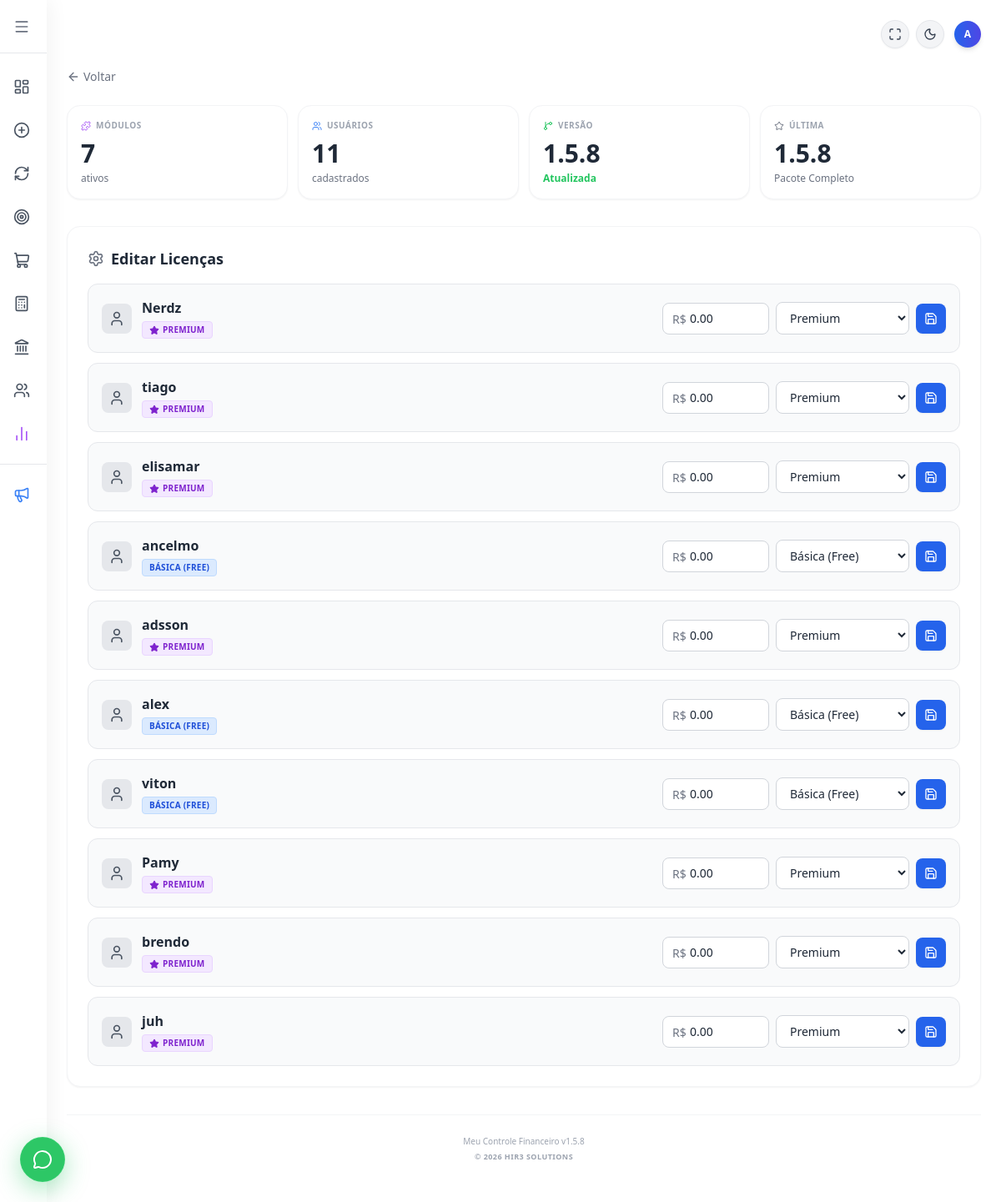
The page /licencas (signed in) on the database as committed earlier.
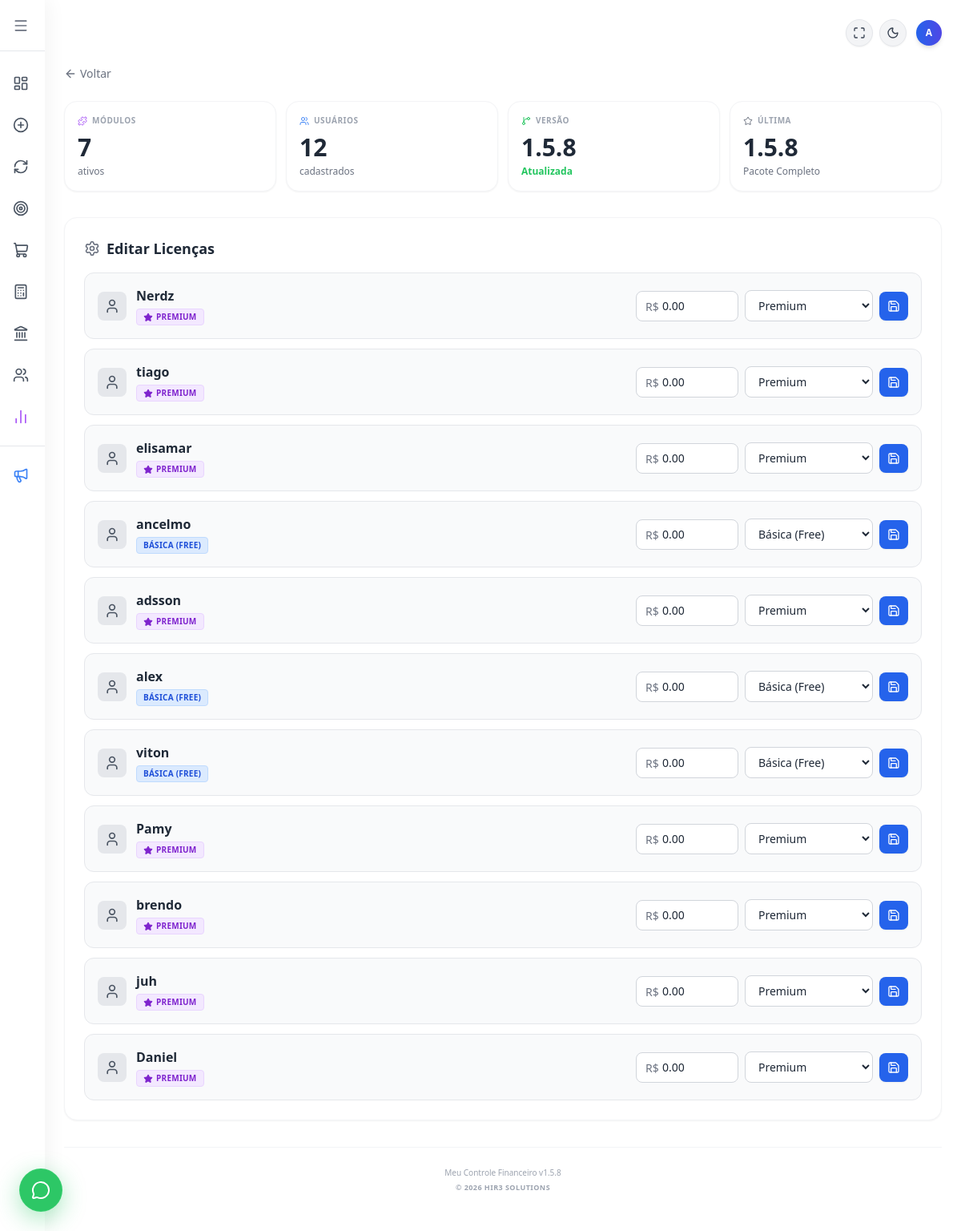
The same page on the database as committed later.
### tables this page shows
CREATE TABLE usuarios (
            id INTEGER PRIMARY KEY AUTOINCREMENT,
            usuario TEXT UNIQUE NOT NULL,
            senha TEXT NOT NULL
        , renda REAL DEFAULT 0.00, licenca TEXT DEFAULT 'Ativa', valor_licencas REAL DEFAULT 0.00, telefone TEXT, is_admin INTEGER DEFAULT 0);

### flask_app.py (the view, shortened to what this page needs)
@app.route('/licencas', methods=['GET', 'POST'])
def licencas():
    if 'logado' not in session or session.get('user_id') != 1:
        return "Acesso negado: Apenas o administrador pode gerenciar licenças.", 403
    conexao = sqlite3.connect('financas.db')
    conexao.row_factory = sqlite3.Row
    cursor = conexao.cursor()
    cursor.execute("SELECT COUNT(*) as total FROM usuarios")
    total_usuarios = cursor.fetchone()['total']
    cursor.execute("SELECT id, usuario, licenca, valor_licencas FROM usuarios WHERE id != 1")
    lista_usuarios = cursor.fetchall()
    conexao.close()
    return render_template('telas/licencas.html',
                           total_usuarios=total_usuarios,
                           usuarios=lista_usuarios)

### flask_app.py (called while the page is built)
@app.context_processor
def inject_global_vars():
    versao = "1.5.8"
    data_formatada = datetime.now().strftime('%B %Y').capitalize()
    return dict(
        versao_atual=versao,
        data_atual=data_formatada
    )

### templates/telas/licencas.html (shortened to what the changed rows need)
{% extends "base.html" %}
{% block content %}
    <div class="grid grid-cols-2 md:grid-cols-4 gap-3 mb-8">
        <div class="bg-white dark:bg-gray-800 p-4 rounded-2xl shadow-sm border border-gray-100 dark:border-gray-700">
            <div class="flex items-center gap-1.5 text-[10px] font-bold text-gray-400 uppercase tracking-wider mb-2">
                <i data-lucide="users" class="w-3 h-3 text-blue-500"></i> Usuários
            </div>
            <div class="text-2xl sm:text-3xl font-black text-gray-800 dark:text-gray-100 mb-1">{{ total_usuarios }}</div>
            <div class="text-xs text-gray-500 dark:text-gray-400">cadastrados</div>
        </div>
    </div>
    <div class="bg-white dark:bg-gray-800 p-4 sm:p-6 rounded-2xl shadow-sm border border-gray-100 dark:border-gray-700">
        <div class="space-y-3">
            {% for u in usuarios %}
            <div class="flex flex-col lg:flex-row lg:items-center justify-between p-4 bg-gray-50 dark:bg-gray-900/50 rounded-xl border border-gray-200 dark:border-gray-700 gap-4">
                <div class="flex items-center gap-3">
                    <div class="bg-gray-200 dark:bg-gray-700 p-2 rounded-lg">
                        <i data-lucide="user" class="w-5 h-5 text-gray-600 dark:text-gray-300"></i>
                    </div>
                    <div class="flex flex-col items-start">
                        <p class="font-bold text-gray-800 dark:text-gray-100">{{ u['usuario'] }}</p>
                        {% if u['licenca'] == 'Premium' %}
                            <span class="mt-1 text-[10px] font-bold text-purple-700 dark:text-purple-300 bg-purple-100 dark:bg-purple-900/50 px-2 py-0.5 rounded flex items-center gap-1 uppercase tracking-wide border border-purple-200 dark:border-purple-800">
                                <i data-lucide="star" class="w-3 h-3 fill-current"></i> Premium
                            </span>
                        {% elif u['licenca'] == 'Básica' or u['licenca'] == 'Ativa' %}
                            <span class="mt-1 text-[10px] font-bold text-blue-700 dark:text-blue-300 bg-blue-100 dark:bg-blue-900/50 px-2 py-0.5 rounded flex items-center gap-1 uppercase tracking-wide border border-blue-200 dark:border-blue-800">
                                Básica (Free)
                            </span>
                        {% else %}
                            <span class="mt-1 text-[10px] font-bold text-red-700 dark:text-red-300 bg-red-100 dark:bg-red-900/50 px-2 py-0.5 rounded flex items-center gap-1 uppercase tracking-wide border border-red-200 dark:border-red-800">
                                <i data-lucide="lock" class="w-3 h-3"></i> {{ u['licenca'] }}
                            </span>
                        {% endif %}
                    </div>
                </div>
                <form action="/licencas" method="POST" class="flex flex-col sm:flex-row items-center gap-2 w-full lg:w-auto mt-2 lg:mt-0">
                    <div class="relative w-full sm:w-32">
                        <span class="absolute left-3 top-2.5 text-gray-500 text-sm font-medium">R$</span>
                        <input type="text" name="valor_licencas" value="{{ '%.2f'|format(u['valor_licencas']|default(0.0)) }}"
                               class="w-full pl-8 pr-2 py-2 bg-white dark:bg-gray-800 border border-gray-300 dark:border-gray-600 rounded-lg text-sm focus:ring-2 focus:ring-blue-500 focus:outline-none dark:text-white"
                               placeholder="0.00">
                    </div>
                    <select name="nova_licenca" class="w-full sm:w-40 px-3 py-2 bg-white dark:bg-gray-800 border border-gray-300 dark:border-gray-600 rounded-lg text-sm focus:ring-2 focus:ring-blue-500 focus:outline-none dark:text-white">
                        <option value="Básica" {% if u['licenca'] == 'Básica' or u['licenca'] == 'Ativa' %}selected{% endif %}>Básica (Free)</option>
                        <option value="Premium" {% if u['licenca'] == 'Premium' %}selected{% endif %}>Premium</option>
                    </select>
                    <button type="submit" class="w-full sm:w-auto bg-blue-600 hover:bg-blue-700 text-white p-2.5 rounded-lg transition-colors shadow-sm flex justify-center items-center" title="Salvar Alterações">
                        <i data-lucide="save" class="w-4 h-4"></i>
                    </button>
                </form>
            </div>
            {% else %}
            <div class="text-center py-6 text-gray-500 dark:text-gray-400 text-sm">
                Nenhum usuário cadastrado além do administrador.
            </div>
            {% endfor %}
        </div>
    </div>
{% endblock %}

Rows that differ between the two databases and show on the page:
added usuarios: usuario "Daniel", shows "PREMIUM", valor_licencas "0.00", nova_licenca "Premium"
Other text that changed with them:
{{ total_usuarios }}: "11" → "12"
